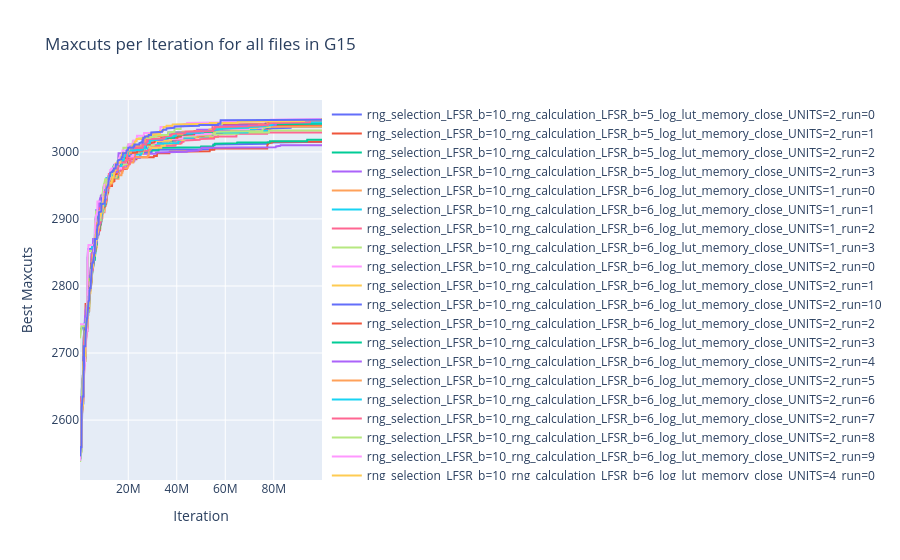

The notebook cell this image was saved under:
### Code cell
import plotly.graph_objects as go


# Function to plot all files on a single plot using plotly
def plot_problem_on_single(data_root, problem_name="G15"):
    
    # Update data root to include "logs" directory
    data_root = os.path.join(data_root, "logs")
    
    # Create a plotly figure
    fig = go.Figure()

    # Loop through files in the directory
    for file in os.listdir(data_root):
        file_fullpath = os.path.join(data_root, file)
        
        # Check if it is a file
        if os.path.isfile(file_fullpath) and problem_name in file_fullpath:
            # Read the CSV file into a DataFrame
            df = pd.read_csv(file_fullpath)
            
            # Add each line from the file to the figure
            fig.add_trace(go.Scatter(x=df["iter"], y=df["best_maxcuts"],
                                     mode='lines', name=file[33:-4]))
    
    # Update layout for the figure
    fig.update_layout(
        title=f"Maxcuts per Iteration for all files in {problem_name}",
        xaxis_title="Iteration",
        yaxis_title="Best Maxcuts",
        showlegend=True
    )

    # Show the plot
    fig.show()

# Call the function to plot the data
plot_problem_on_single(data_root_path)

### Figure 1 — Plotly figure (JSON) as saved in the notebook; plotly's stock layout.template omitted (floating-point values rounded to 4 significant figures; data arrays with more than 128 entries replaced by an {"elided": "..."} marker saying what was removed)
{"data": [{"mode": "lines", "name": "rng_selection_LFSR_b=10_rng_calculation_LFSR_b=5_log_lut_memory_close_UNITS=2_run=0", "type": "scatter", "x": {"elided": "999 int values"}, "y": {"elided": "999 int values"}}, {"mode": "lines", "name": "rng_selection_LFSR_b=10_rng_calculation_LFSR_b=5_log_lut_memory_close_UNITS=2_run=1", "type": "scatter", "x": {"elided": "999 int values"}, "y": {"elided": "999 int values"}}, {"mode": "lines", "name": "rng_selection_LFSR_b=10_rng_calculation_LFSR_b=5_log_lut_memory_close_UNITS=2_run=2", "type": "scatter", "x": {"elided": "999 int values"}, "y": {"elided": "999 int values"}}, {"mode": "lines", "name": "rng_selection_LFSR_b=10_rng_calculation_LFSR_b=5_log_lut_memory_close_UNITS=2_run=3", "type": "scatter", "x": {"elided": "999 int values"}, "y": {"elided": "999 int values"}}, {"mode": "lines", "name": "rng_selection_LFSR_b=10_rng_calculation_LFSR_b=6_log_lut_memory_close_UNITS=1_run=0", "type": "scatter", "x": {"elided": "999 int values"}, "y": {"elided": "999 int values"}}, {"mode": "lines", "name": "rng_selection_LFSR_b=10_rng_calculation_LFSR_b=6_log_lut_memory_close_UNITS=1_run=1", "type": "scatter", "x": {"elided": "999 int values"}, "y": {"elided": "999 int values"}}, {"mode": "lines", "name": "rng_selection_LFSR_b=10_rng_calculation_LFSR_b=6_log_lut_memory_close_UNITS=1_run=2", "type": "scatter", "x": {"elided": "999 int values"}, "y": {"elided": "999 int values"}}, {"mode": "lines", "name": "rng_selection_LFSR_b=10_rng_calculation_LFSR_b=6_log_lut_memory_close_UNITS=1_run=3", "type": "scatter", "x": {"elided": "999 int values"}, "y": {"elided": "999 int values"}}, {"mode": "lines", "name": "rng_selection_LFSR_b=10_rng_calculation_LFSR_b=6_log_lut_memory_close_UNITS=2_run=0", "type": "scatter", "x": {"elided": "999 int values"}, "y": {"elided": "999 int values"}}, {"mode": "lines", "name": "rng_selection_LFSR_b=10_rng_calculation_LFSR_b=6_log_lut_memory_close_UNITS=2_run=1", "type": "scatter", "x": {"elided": "999 int values"}, "y": {"elided": "999 int values"}}, {"mode": "lines", "name": "rng_selection_LFSR_b=10_rng_calculation_LFSR_b=6_log_lut_memory_close_UNITS=2_run=10", "type": "scatter", "x": {"elided": "1000 int values"}, "y": {"elided": "1000 int values"}}, {"mode": "lines", "name": "rng_selection_LFSR_b=10_rng_calculation_LFSR_b=6_log_lut_memory_close_UNITS=2_run=2", "type": "scatter", "x": {"elided": "999 int values"}, "y": {"elided": "999 int values"}}, {"mode": "lines", "name": "rng_selection_LFSR_b=10_rng_calculation_LFSR_b=6_log_lut_memory_close_UNITS=2_run=3", "type": "scatter", "x": {"elided": "999 int values"}, "y": {"elided": "999 int values"}}, {"mode": "lines", "name": "rng_selection_LFSR_b=10_rng_calculation_LFSR_b=6_log_lut_memory_close_UNITS=2_run=4", "type": "scatter", "x": {"elided": "999 int values"}, "y": {"elided": "999 int values"}}, {"mode": "lines", "name": "rng_selection_LFSR_b=10_rng_calculation_LFSR_b=6_log_lut_memory_close_UNITS=2_run=5", "type": "scatter", "x": {"elided": "999 int values"}, "y": {"elided": "999 int values"}}, {"mode": "lines", "name": "rng_selection_LFSR_b=10_rng_calculation_LFSR_b=6_log_lut_memory_close_UNITS=2_run=6", "type": "scatter", "x": {"elided": "999 int values"}, "y": {"elided": "999 int values"}}, {"mode": "lines", "name": "rng_selection_LFSR_b=10_rng_calculation_LFSR_b=6_log_lut_memory_close_UNITS=2_run=7", "type": "scatter", "x": {"elided": "999 int values"}, "y": {"elided": "999 int values"}}, {"mode": "lines", "name": "rng_selection_LFSR_b=10_rng_calculation_LFSR_b=6_log_lut_memory_close_UNITS=2_run=8", "type": "scatter", "x": {"elided": "999 int values"}, "y": {"elided": "999 int values"}}, {"mode": "lines", "name": "rng_selection_LFSR_b=10_rng_calculation_LFSR_b=6_log_lut_memory_close_UNITS=2_run=9", "type": "scatter", "x": {"elided": "999 int values"}, "y": {"elided": "999 int values"}}, {"mode": "lines", "name": "rng_selection_LFSR_b=10_rng_calculation_LFSR_b=6_log_lut_memory_close_UNITS=4_run=0", "type": "scatter", "x": {"elided": "999 int values"}, "y": {"elided": "999 int values"}}, {"mode": "lines", "name": "rng_selection_LFSR_b=10_rng_calculation_LFSR_b=6_log_lut_memory_close_UNITS=4_run=1", "type": "scatter", "x": {"elided": "999 int values"}, "y": {"elided": "999 int values"}}, {"mode": "lines", "name": "rng_selection_LFSR_b=10_rng_calculation_LFSR_b=6_log_lut_memory_close_UNITS=4_run=2", "type": "scatter", "x": {"elided": "999 int values"}, "y": {"elided": "999 int values"}}, {"mode": "lines", "name": "rng_selection_LFSR_b=10_rng_calculation_LFSR_b=6_log_lut_memory_close_UNITS=4_run=3", "type": "scatter", "x": {"elided": "999 int values"}, "y": {"elided": "999 int values"}}, {"mode": "lines", "name": "rng_selection_LFSR_b=10_rng_calculation_LFSR_b=6_log_lut_memory_close_UNITS=8_run=0", "type": "scatter", "x": {"elided": "999 int values"}, "y": {"elided": "999 int values"}}, {"mode": "lines", "name": "rng_selection_LFSR_b=10_rng_calculation_LFSR_b=6_log_lut_memory_close_UNITS=8_run=1", "type": "scatter", "x": {"elided": "999 int values"}, "y": {"elided": "999 int values"}}, {"mode": "lines", "name": "rng_selection_LFSR_b=10_rng_calculation_LFSR_b=6_log_lut_memory_close_UNITS=8_run=2", "type": "scatter", "x": {"elided": "999 int values"}, "y": {"elided": "999 int values"}}, {"mode": "lines", "name": "rng_selection_LFSR_b=10_rng_calculation_LFSR_b=6_log_lut_memory_close_UNITS=8_run=3", "type": "scatter", "x": {"elided": "999 int values"}, "y": {"elided": "999 int values"}}, {"mode": "lines", "name": "rng_selection_LFSR_b=10_rng_calculation_LFSR_b=7_log_lut_memory_close_UNITS=2_run=0", "type": "scatter", "x": {"elided": "999 int values"}, "y": {"elided": "999 int values"}}, {"mode": "lines", "name": "rng_selection_LFSR_b=10_rng_calculation_LFSR_b=7_log_lut_memory_close_UNITS=2_run=1", "type": "scatter", "x": {"elided": "999 int values"}, "y": {"elided": "999 int values"}}, {"mode": "lines", "name": "rng_selection_LFSR_b=10_rng_calculation_LFSR_b=7_log_lut_memory_close_UNITS=2_run=2", "type": "scatter", "x": {"elided": "999 int values"}, "y": {"elided": "999 int values"}}, {"mode": "lines", "name": "rng_selection_LFSR_b=10_rng_calculation_LFSR_b=7_log_lut_memory_close_UNITS=2_run=3", "type": "scatter", "x": {"elided": "999 int values"}, "y": {"elided": "999 int values"}}], "layout": {"showlegend": true, "title": {"text": "Maxcuts per Iteration for all files in G15"}, "xaxis": {"title": {"text": "Iteration"}}, "yaxis": {"title": {"text": "Best Maxcuts"}}}}
